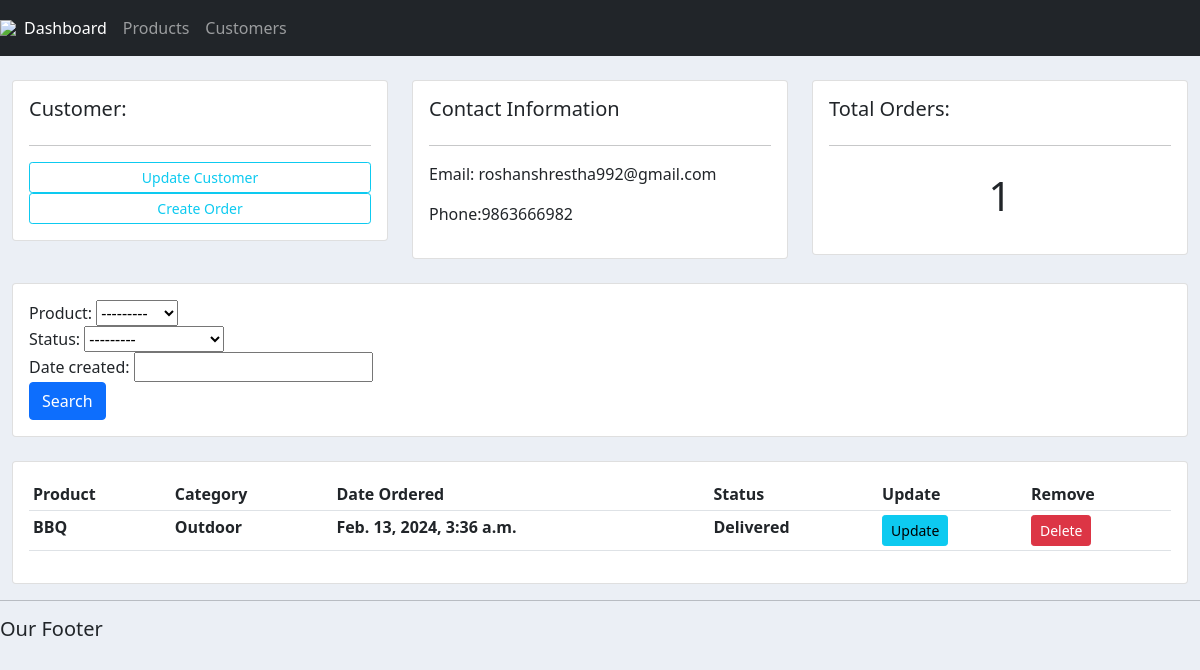
Before: /customer/1/ with the older database file.
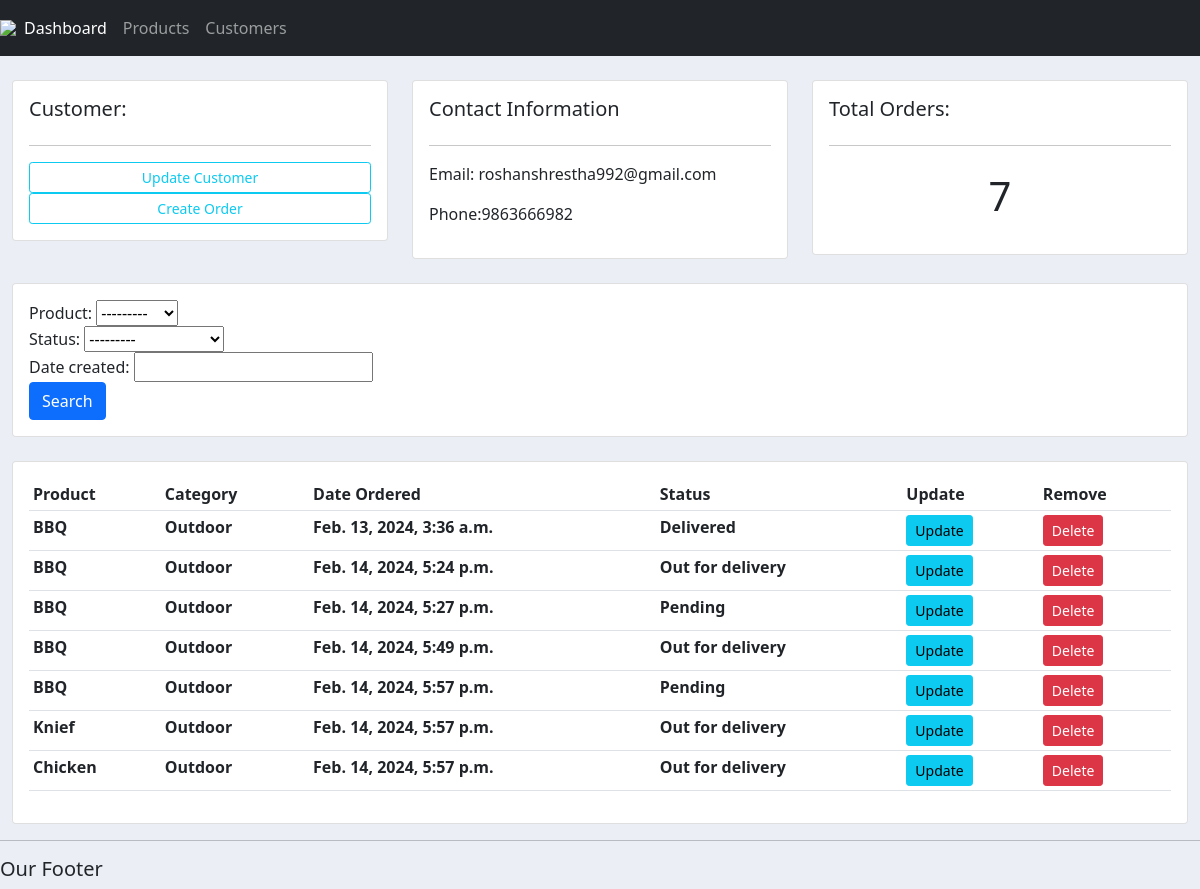
After: the same page with the newer database file.
### accounts/models.py (models this page shows, shortened)
class Order(models.Model):
    STATUS=(
                ('Pending', 'Pending'),
                ('Out for delivery', 'Out for delivery'),
                ('Delivered', 'Delivered'),
            )
    customer = models.ForeignKey(Customer, null = True, on_delete = models.SET_NULL)
    product = models.ForeignKey(Product, null = True, on_delete = models.SET_NULL)
    date_created = models.DateTimeField(auto_now_add = True, null = True)
    status = models.CharField(max_length=200, null=True, choices=STATUS)

class Product(models.Model):
    CATEGORY = (
                    ('Indoor', 'Indoor'),
                    ('Outdoor', 'Outdoor')
                )
    name = models.CharField(max_length=200, null = True)
    price =models.FloatField(null=True)
    category = models.CharField(max_length=200, null = True, choices= CATEGORY)
    description = models.CharField(max_length=200, null = True, blank = True)
    date_created = models.DateTimeField(auto_now_add = True, null = True)
    tags = models.ManyToManyField(Tag)
    def __str__(self):
        return self.name

### accounts/views.py (the view)
# urls.py: path('customer/<str:pk_test>/', views.customer, name='customer'),
def customer(request, pk_test):
    customer = Customer.objects.get(id=pk_test)
    orders =customer.order_set.all() #child from models
    orders_count = orders.count()
    myFilter = OderFilter(request.GET, queryset=orders)
    orders = myFilter.qs
    context = {'customer': customer,'orders': orders, 'orders_count': orders_count, 'myFilter':myFilter}
    return render(request, 'accounts/customers.html', context)

### accounts/templates/accounts/customers.html
{% extends 'accounts/main.html' %}
{% block content %}
<br>
<div class="row">
    <div class="col-md">
        <div class="card card-body">
            <h5> Customer:</h5>
            <hr>
            <a class="btn btn-outline-info btn-sm btn-block" href="">Update Customer</a>
            <a class="btn btn-outline-info btn-sm btn-block" href="{% url 'create_order' customer.id %}">Create Order</a>
        </div>
    </div>
    <div class="col-md">
        <div class="card card-body">
            <h5> Contact Information</h5>
            <hr>
            <p>Email: {{customer.email}}</p>
            <p>Phone:{{customer.phone}}</p>
        </div>
    </div>
    <div class="col-md">
        <div class="card card-body">
            <h5> Total Orders:</h5>
            <hr>
            <h1 style="text-align: center; padding: 10px">{{orders_count}}</h1>
        </div>
    </div>
</div>
<br>
<div class="row">
    <div class="col">
        <div class="card card-body">
            <form method="get">
                {{myFilter.form}}
                <button class="btn btn-primary" type="submit"> Search</button>
            </form>
        </div>
    </div>
</div>
<br>
<div class="row">
    <div class="col-md">
        <div class="card card-body">
            <table class="table table-sm">
                <tr>
                    <th> Product</th>
                    <th> Category</th>
                    <th> Date Ordered</th>
                    <th> Status</th>
                    <th> Update</th>
                    <th> Remove</th>
                </tr>
                {% for order in orders %}
                <tr>
                    <th>{{order.product}}</th>
                    <th>{{order.product.category}}</th>
                    <th>{{order.date_created}}</th>
                    <th>{{order.status}}</th>
                    <th><a class ="btn btn-sm btn-info" href="{% url 'update_order' order.id %}">Update</a></th>
                    <th><a class ="btn btn-sm btn-danger" href ="{% url 'delete_order' order.id %}"> Delete</a></th>
                </tr>
                {% endfor %}
            </table>
        </div>
    </div>
</div>
</div>
{% endblock %}

Changed rows visible on the page:
added Order: product "BBQ", product.category "Outdoor", date_created "Feb. 14, 2024, 5:24 p.m.", status "Out for delivery"
added Order: product "BBQ", product.category "Outdoor", date_created "Feb. 14, 2024, 5:27 p.m.", status "Pending"
added Order: product "BBQ", product.category "Outdoor", date_created "Feb. 14, 2024, 5:49 p.m.", status "Out for delivery"
added Order: product "BBQ", product.category "Outdoor", date_created "Feb. 14, 2024, 5:57 p.m.", status "Pending"
added Order: product "Knief", product.category "Outdoor", date_created "Feb. 14, 2024, 5:57 p.m.", status "Out for delivery"
added Order: product "Chicken", product.category "Outdoor", date_created "Feb. 14, 2024, 5:57 p.m.", status "Out for delivery"
Other visible differences:
{{ orders_count }}: "1" → "7"
